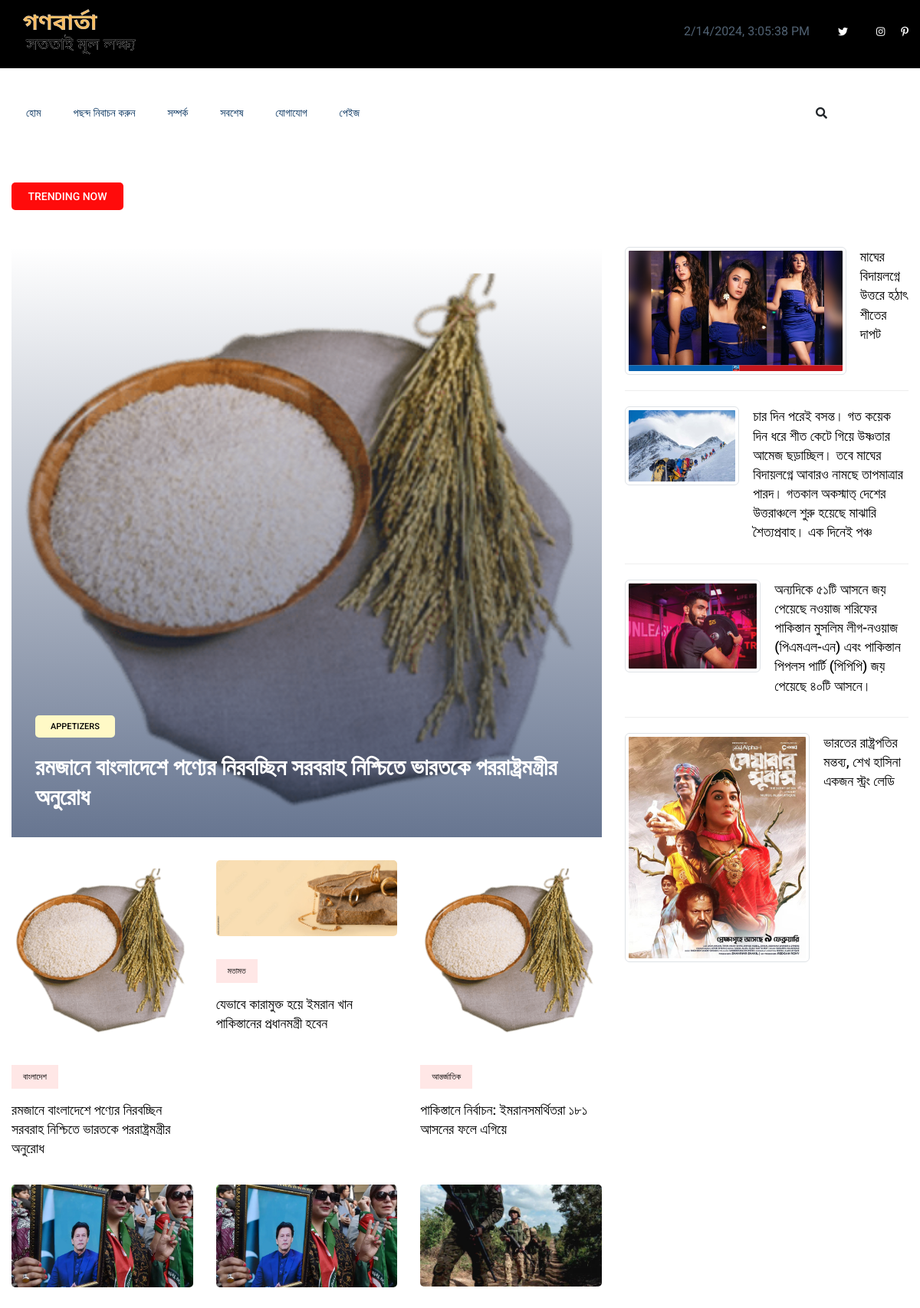
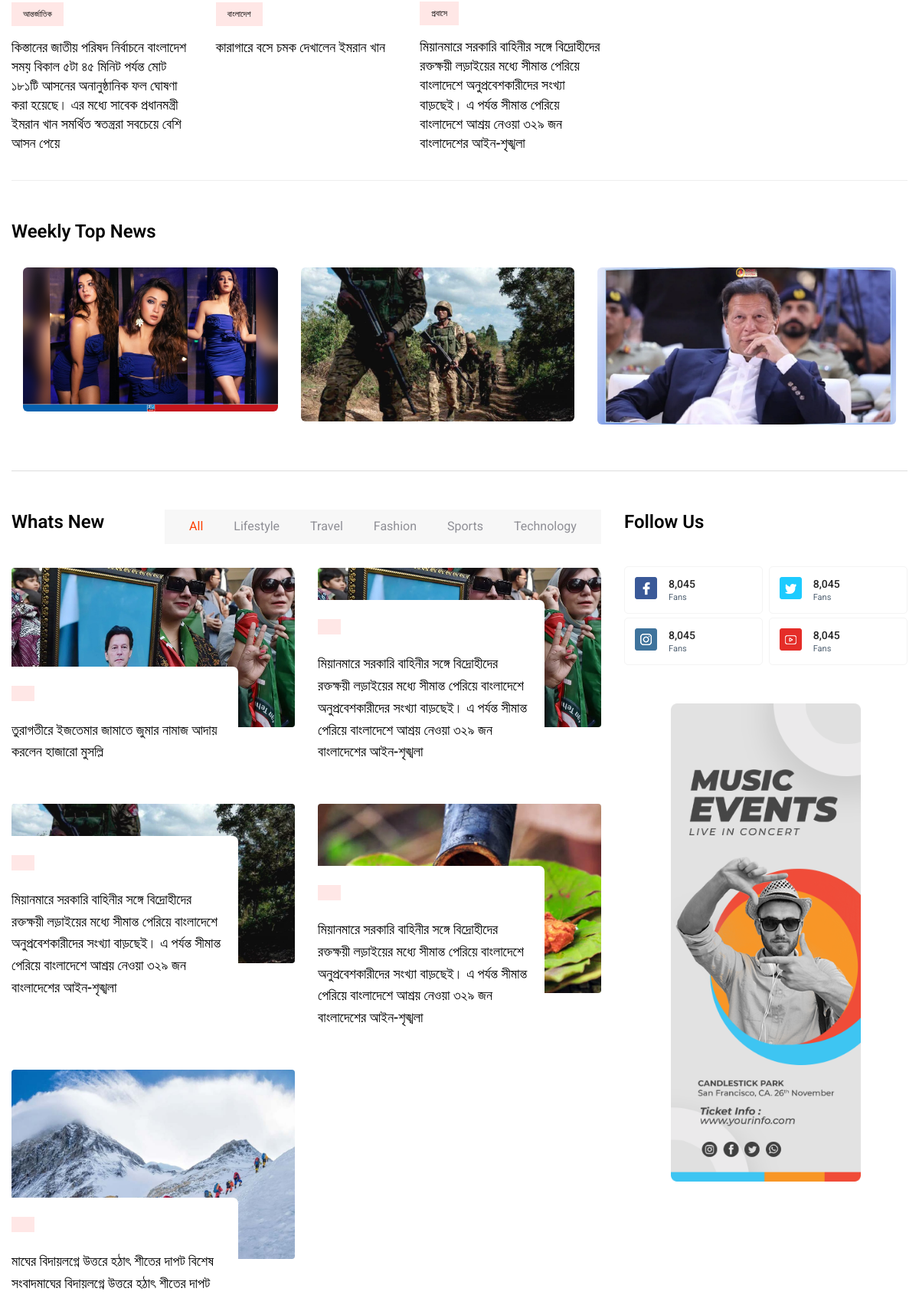
The page / (upper part) on the database its author committed (2 pictures, top to bottom).
### news/models.py (models this page shows, shortened)
class Dailynews(models.Model):
    news_id = models.AutoField(primary_key=True,)
    title = models.CharField(max_length=200)
    content = models.TextField()
    cat = models.ForeignKey(Category,on_delete= models.CASCADE)
    image =models.ImageField(upload_to='')
    date_uploaded = models.DateField(default=timezone.now)

class Category(models.Model):
    cat_id = models.AutoField(primary_key=True)
    title = models.CharField(max_length=100)
    add_date = models.DateField(default=timezone.now)
    def __str__(self):
        return self.title

class sidecontent(models.Model):
    id = models.AutoField(primary_key=True)
    title = models.CharField(max_length=200)
    content = models.TextField()
    image = models.ImageField(upload_to='post/')

class Weeklynews(models.Model):
    week_id=models.AutoField(primary_key=True,)
    title = models.CharField(max_length=200)
    content = models.TextField()
    image =models.ImageField(upload_to='')
    date_uploaded = models.DateField(default=timezone.now)

class newnewsforegin(models.Model):
    new_id=models.AutoField(primary_key=True,)
    title = models.CharField(max_length=200)
    content = models.TextField()
    category = models.ForeignKey(Category,on_delete= models.CASCADE)
    image =models.ImageField(upload_to='')
    date_uploaded = models.DateField(default=timezone.now)

### news/views.py (the view)
# urls.py: path('', home),
def home(request):
    posts = Dailynews.objects.all()[:1]
    daily = Dailynews.objects.all()[:6]
    weaktop = Weeklynews.objects.all()[:3]
    weakes = Weeklynews.objects.all()
    side = sidecontent.objects.all()[:4]
    vido= vedio.objects.all()[:4]
    poli = politics.objects.all()
    cats = Category.objects.all()
    news = newnewsforegin.objects.all()
    data = {
        'posts': posts,
        'cats': cats,
        'weaks': weaktop,
        'dailys':daily,
        'sides':side,
        'weakey':weakes,
        'video':vido,
        'politics':poli,
        'new':news
    }
    return render(request, 'home.html', data)

### news/template/home.html (shortened to what this page needs)
{% extends 'base.html' %}
{% load static %}
{% block content%}
<div class="trending-area fix">
    <div class="container">
        <div class="trending-main">
            <div class="row">
                <div class="col-lg-12">
                    <div class="trending-tittle">
                        <strong>Trending now</strong>
                    </div>
                </div>
            </div>
            <div class="row">
                <div class="col-lg-8">
                    <div class="trending-top mb-30">
                        <div class="trend-top-img">
                            {%for post in posts %}
                            <img src="media/{{post.image}}"  alt="Responsive image">
                            <div class="trend-top-cap">
                                <span>Appetizers</span>
                                <h2><a href="/post/{{post.news_id}}">{{post.title}}</a></h2>
                            </div>
                            {%endfor %}
                        </div>
                    </div>
                    <div class="trending-bottom">
                        <div class="row">
                            {%for post in dailys %}
                            <div class="col-lg-4">
                                <div class="single-bottom mb-35">
                                    <div class="trend-bottom-img mb-30">
                                        <img src="media/{{post.image}}" alt="">
                                    </div>
                                    <div class="trend-bottom-cap">
                                        <span class="color1">{{post.cat}}</span>
                                        <h4><a href="/postmain/{{post.news_id}}">{{post.title}}</a></h4>
                                    </div>
                                </div>
                            </div>
                            {%endfor %}
                        </div>
                    </div>
                </div>
                <div class="col-lg-4">
                    {%for post in sides %}
                    <div class="trand-right-single d-flex">
                        <div class="trand-right-img">
                            <img src="media/{{post.image}}"class="img-thumbnail" alt="">
                        </div>
                        <div class="trand-right-cap">
                            <h4><a href="/sidenews/{{post.id}}">{{post.title}}</a></h4>
                        </div>
                    </div>
                    {%endfor %}
                </div>
            </div>
        </div>
    </div>
</div>
<div class="weekly-news-area pt-50">
    <div class="container">
        <div class="weekly-wrapper">
            <div class="row">
                <div class="col-lg-12">
                    <div class="section-tittle mb-30">
                        <h3>Weekly Top News</h3>
                    </div>
                </div>
            </div>
            <div class="row">
                <div class="col-12">
                    <div class="weekly-news-active dot-style d-flex dot-style">
                        {% for weak in weaks %}
                        <div class="weekly-single">
                            <div class="weekly-img">
                                <img src="media/{{weak.image}}" alt="">
                            </div>
                        </div>
                        {%endfor %}
                    </div>
                </div>
            </div>
        </div>
    </div>
</div>
<section class="whats-news-area pt-50 pb-20">
    <div class="container">
        <div class="row">
            <div class="col-lg-8">
                <div class="row d-flex justify-content-between">
                    <div class="col-lg-3 col-md-3">
                        <div class="section-tittle mb-30">
                            <h3>Whats New</h3>
                        </div>
                    </div>
                    <div class="col-lg-9 col-md-9">
                        <div class="properties__button">
                            <nav>
                                <div class="nav nav-tabs" id="nav-tab" role="tablist">
                                    <a class="nav-item nav-link active" id="nav-home-tab" data-toggle="tab"
                                        href="#nav-home" role="tab" aria-controls="nav-home"
                                        aria-selected="true">All</a>
                                    <a class="nav-item nav-link" id="nav-profile-tab" data-toggle="tab"
                                        href="#nav-profile" role="tab" aria-controls="nav-profile"
                                        aria-selected="false">Lifestyle</a>
                                    <a class="nav-item nav-link" id="nav-contact-tab" data-toggle="tab"
                                        href="#nav-contact" role="tab" aria-controls="nav-contact"
                                        aria-selected="false">Travel</a>
                                    <a class="nav-item nav-link" id="nav-last-tab" data-toggle="tab" href="#nav-last"
                                        role="tab" aria-controls="nav-contact" aria-selected="false">Fashion</a>
                                    <a class="nav-item nav-link" id="nav-Sports" data-toggle="tab" href="#nav-nav-Sport"
                                        role="tab" aria-controls="nav-contact" aria-selected="false">Sports</a>
                                    <a class="nav-item nav-link" id="nav-technology" data-toggle="tab"
                                        href="#nav-techno" role="tab" aria-controls="nav-contact"
                                        aria-selected="false">Technology</a>
                                </div>
                            </nav>
                        </div>
                    </div>
                </div>
                <div class="row">
                    <div class="col-12">
                        <div class="tab-content" id="nav-tabContent">
                            <div class="tab-pane fade show active" id="nav-home" role="tabpanel"
                                aria-labelledby="nav-home-tab">
                                <div class="whats-news-caption">
                                    <div class="row">
                                        {% for post in new %}
                                        <div class="col-lg-6 col-md-6">
                                            <div class="single-what-news mb-100">
                                                <div class="what-img">
                                                    <img src="media/{{post.image}}" class="rounded float-start"  alt="">
                                                </div>
                                                <div class="what-cap">
                                                    <span class="color1"></span>
                                                    <h4><a href="/newnews/{{post.new_id}}">{{post.title}}</a></h4>
                                                </div>
                                            </div>
                                        </div>
                                        {%endfor %}
                                    </div>
                                </div>
                            </div>
                        </div>
                    </div>
                </div>
            </div>
            <div class="col-lg-4">
                <div class="section-tittle mb-40">
                    <h3>Follow Us</h3>
                </div>
                <div class="single-follow mb-45">
                    <div class="single-box">
                        <div class="follow-us d-flex align-items-center">
                            <div class="follow-social">
                                <a href="#"><img src="static/assets/img/news/icon-fb.png" alt=""></a>
                            </div>
                            <div class="follow-count">
                                <span>8,045</span>
                                <p>Fans</p>
                            </div>
                        </div>
                        <div class="follow-us d-flex align-items-center">
                            <div class="follow-social">
                                <a href="#"><img src="static/assets/img/news/icon-tw.png" alt=""></a>
                            </div>
                            <div class="follow-count">
                                <span>8,045</span>
                                <p>Fans</p>
                            </div>
                        </div>
                        <div class="follow-us d-flex align-items-center">
                            <div class="follow-social">
                                <a href="#"><img src="static/assets/img/news/icon-ins.png" alt=""></a>
                            </div>
                            <div class="follow-count">
                                <span>8,045</span>
                                <p>Fans</p>
                            </div>
                        </div>
                        <div class="follow-us d-flex align-items-center">
                            <div class="follow-social">
                                <a href="#"><img src="static/assets/img/news/icon-yo.png" alt=""></a>
                            </div>
                            <div class="follow-count">
                                <span>8,045</span>
                                <p>Fans</p>
                            </div>
                        </div>
                    </div>
                </div>
                <div class="news-poster d-none d-lg-block">
                    <img src="static/assets/img/news/news_card.jpg" alt="">
                </div>
            </div>
        </div>
    </div>
</section>
{% endblock%}

### news/template/base.html (shortened to what this page needs)
<!DOCTYPE html>
{% load static %}
<html lang="en">
<head>
   <link rel="stylesheet" href="{% static 'assets/css/bootstrap.min.css' %}">
   <link rel="stylesheet" href="{% static 'assets/css/owl.carousel.min.css' %}">
   <link rel="stylesheet" href="{% static 'assets/css/slicknav.css' %}">
   <link rel="stylesheet" href="{% static 'assets/css/animate.min.css' %}">
   <link rel="stylesheet" href="{% static 'assets/css/magnific-popup.css' %}">
   <link rel="stylesheet" href="{% static 'assets/css/fontawesome-all.min.css' %}">
   <link rel="stylesheet" href="{% static 'assets/css/themify-icons.css' %}">
   <link rel="stylesheet" href="{% static 'assets/css/slick.css' %}">
   <link rel="stylesheet" href="{% static 'assets/css/nice-select.css' %}">
   <link rel="stylesheet" href="{% static 'assets/css/style.css' %}">
   <link rel="stylesheet" href="{% static 'assets/css/responsive.css' %}">
</head>
<body>
    {% include 'navbar.html' %}
    {% block content%}
    {% endblock %}
</body>
</html>

### news/template/navbar.html (shortened to what this page needs)
 <div class="header-area">
      <div class="main-header ">
          <div class="header-top black-bg d-none d-md-block">
             <div class="container">
                 <div class="col-xl-12">
                      <div class="row d-flex justify-content-between align-items-center">
                          <div class="header-info-left col-xl-3 col-lg-3">
                              <ul>
                            <li><img src="static/assets/img/logo/logo.png" class="mh-25" alt=""></li>
                              </ul>
                          </div>
                          <div class="header-info-right">
                              <ul class="header-social">
                                <li><p id="datetime"></p> </li>
                                  <li><a href="#"><i class="fab fa-twitter w-25 p-3"></i></a></li>
                                  <li><a href="#"><i class="fab fa-instagram"></i></a></li>
                                 <li> <a href="#"><i class="fab fa-pinterest-p"></i></a></li>
                              </ul>
                          </div>
                      </div>
                 </div>
             </div>
          </div>
          <div class="header-mid d-none d-md-block">
             <div class="container">
                  <div class="row d-flex align-items-center">
                      <div class="col-xl-9 col-lg-9 col-md-9">
                          <div class="main-menu d-none d-md-block">
                              <nav>
                                  <ul id="navigation">
                                      <li><a href="/">হোম</a></li>
                                      <li><a href="/category">পছন্দ নিবাচন করুন</a></li>
                                      <li><a href="/about">সম্পর্ক</a></li>
                                      <li><a href="/latest_news">সবশেষ</a></li>
                                      <li><a href="/contact">যোগাযোগ</a></li>
                                      <li><a href="#"> পেইজ</a>
                                      </li>
                                  </ul>
                              </nav>
                          </div>
                      </div>
                      <div class="col-xl-2 col-lg-2 col-md-4">
                          <div class="header-right-btn f-right d-none d-lg-block">
                              <i class="fas fa-search special-tag"></i>
                          </div>
                      </div>
                      <div class="col-12">
                      </div>
                  </div>
              </div>
         </div>
      </div>
 </div>

### rows shown on the page
Dailynews: image (picture), title "রমজানে বাংলাদেশে পণ্যের নিরবচ্ছিন সরবরাহ নিশ্চিতে ভারতকে পররাষ্ট্রমন্ত্রীর অনুরোধ", cat "বাংলাদেশ"
Dailynews: image (picture), cat "মতামত", title "যেভাবে কারামুক্ত হয়ে ইমরান খান পাকিস্তানের প্রধানমন্ত্রী হবেন"
Dailynews: image (picture), cat "আন্তর্জাতিক", title "পাকিস্তানে নির্বাচন: ইমরানসমর্থিতরা ১৮১ আসনের ফলে এগিয়ে"
Dailynews: image (picture), cat "আন্তর্জাতিক", title "কিস্তানের জাতীয় পরিষদ নির্বাচনে বাংলাদেশ সময় বিকাল ৫টা ৪৫ মিনিট পর্যন্ত মোট ১৮১টি আসনের অনানুষ্ঠানিক ফল ঘোষণা করা হয়েছে। এর মধ্যে সাবেক প্রধানমন্ত্রী ইমরান খান সমর্থিত স্বতন্ত্ররা সবচেয়ে বেশি আসন পেয়ে"
Dailynews: image (picture), cat "বাংলাদেশ", title "কারাগারে বসে চমক দেখালেন ইমরান খান"
Dailynews: image (picture), cat "প্রবাসে", title "মিয়ানমারে সরকারি বাহিনীর সঙ্গে বিদ্রোহীদের রক্তক্ষয়ী লড়াইয়ের মধ্যে সীমান্ত পেরিয়ে বাংলাদেশে অনুপ্রবেশকারীদের সংখ্যা বাড়ছেই। এ পর্যন্ত সীমান্ত পেরিয়ে বাংলাদেশে আশ্রয় নেওয়া ৩২৯ জন বাংলাদেশের আইন-শৃঙ্খলা"
sidecontent: image (picture), title "মাঘের বিদায়লগ্নে উত্তরে হঠাৎ শীতের দাপট"
sidecontent: image (picture), title "চার দিন পরেই বসন্ত। গত কয়েক দিন ধরে শীত কেটে গিয়ে উষ্ণতার আমেজ ছড়াচ্ছিল। তবে মাঘের বিদায়লগ্নে আবারও নামছে তাপমাত্রার পারদ। গতকাল অকস্মাত্ দেশের উত্তরাঞ্চলে শুরু হয়েছে মাঝারি শৈত্যপ্রবাহ। এক দিনেই পঞ্চ"
sidecontent: image (picture), title "অন্যদিকে ৫১টি আসনে জয় পেয়েছে নওয়াজ শরিফের পাকিস্তান মুসলিম লীগ-নওয়াজ (পিএমএল-এন) এবং পাকিস্তান পিপলস পার্টি (পিপিপি) জয় পেয়েছে ৪০টি আসনে।"
sidecontent: image (picture), title "ভারতের রাষ্ট্রপতির মন্তব্য, শেখ হাসিনা একজন স্ট্রং লেডি"
Weeklynews: image (picture)
Weeklynews: image (picture)
Weeklynews: image (picture)
newnewsforegin: image (picture), title "তুরাগতীরে ইজতেমার জামাতে জুমার নামাজ আদায় করলেন হাজারো মুসল্লি"
newnewsforegin: title "মিয়ানমারে সরকারি বাহিনীর সঙ্গে বিদ্রোহীদের রক্তক্ষয়ী লড়াইয়ের মধ্যে সীমান্ত পেরিয়ে বাংলাদেশে অনুপ্রবেশকারীদের সংখ্যা বাড়ছেই। এ পর্যন্ত সীমান্ত পেরিয়ে বাংলাদেশে আশ্রয় নেওয়া ৩২৯ জন বাংলাদেশের আইন-শৃঙ্খলা"
newnewsforegin: title "মিয়ানমারে সরকারি বাহিনীর সঙ্গে বিদ্রোহীদের রক্তক্ষয়ী লড়াইয়ের মধ্যে সীমান্ত পেরিয়ে বাংলাদেশে অনুপ্রবেশকারীদের সংখ্যা বাড়ছেই। এ পর্যন্ত সীমান্ত পেরিয়ে বাংলাদেশে আশ্রয় নেওয়া ৩২৯ জন বাংলাদেশের আইন-শৃঙ্খলা"
newnewsforegin: title "মিয়ানমারে সরকারি বাহিনীর সঙ্গে বিদ্রোহীদের রক্তক্ষয়ী লড়াইয়ের মধ্যে সীমান্ত পেরিয়ে বাংলাদেশে অনুপ্রবেশকারীদের সংখ্যা বাড়ছেই। এ পর্যন্ত সীমান্ত পেরিয়ে বাংলাদেশে আশ্রয় নেওয়া ৩২৯ জন বাংলাদেশের আইন-শৃঙ্খলা"
newnewsforegin: image (picture), title "মাঘের বিদায়লগ্নে উত্তরে হঠাৎ শীতের দাপট বিশেষ সংবাদমাঘের বিদায়লগ্নে উত্তরে হঠাৎ শীতের দাপট"
